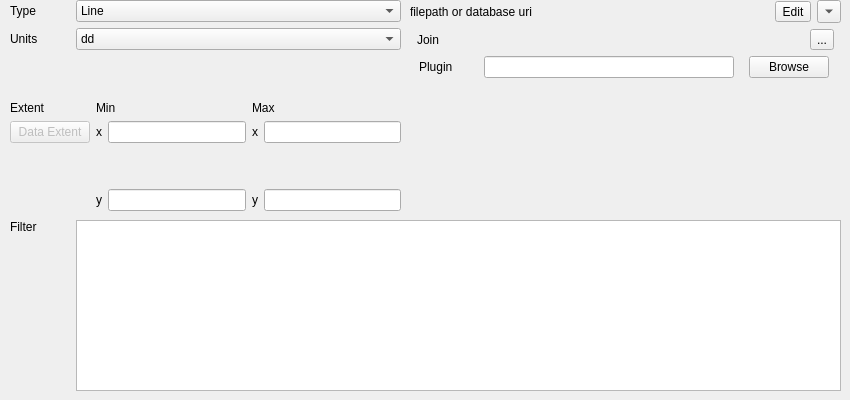
  <widget class="QWidget" name="DatasourceTab">
   <property name="enabled">
    <bool>true</bool>
   </property>
   <attribute name="title">
    <string>Data Source</string>
   </attribute>
   <widget class="QWidget" name="verticalLayoutWidget">
    <property name="geometry">
     <rect>
      <x>10</x>
      <y>0</y>
      <width>391</width>
      <height>221</height>
     </rect>
    </property>
    <layout class="QVBoxLayout" name="verticalLayout">
     <property name="bottomMargin">
      <number>10</number>
     </property>
     <item>
      <layout class="QHBoxLayout" name="horizontalLayout_38">
       <item>
        <widget class="QLabel" name="mf_type_label">
         <property name="minimumSize">
          <size>
           <width>60</width>
           <height>0</height>
          </size>
         </property>
         <property name="maximumSize">
          <size>
           <width>60</width>
           <height>16777215</height>
          </size>
         </property>
         <property name="text">
          <string>Type</string>
         </property>
        </widget>
       </item>
       <item>
        <widget class="QComboBox" name="mf_type_combo">
         <item>
          <property name="text">
           <string comment="line">Line</string>
          </property>
         </item>
         <item>
          <property name="text">
           <string>Point</string>
          </property>
         </item>
         <item>
          <property name="text">
           <string>Polygon</string>
          </property>
         </item>
        </widget>
       </item>
      </layout>
     </item>
     <item>
      <layout class="QHBoxLayout" name="horizontalLayout_39">
       <item>
        <widget class="QLabel" name="mf_units_label">
         <property name="minimumSize">
          <size>
           <width>60</width>
           <height>0</height>
          </size>
         </property>
         <property name="maximumSize">
          <size>
           <width>60</width>
           <height>16777215</height>
          </size>
         </property>
         <property name="text">
          <string>Units</string>
         </property>
        </widget>
       </item>
       <item>
        <widget class="QComboBox" name="mf_units_combo">
         <item>
          <property name="text">
           <string>dd</string>
          </property>
         </item>
         <item>
          <property name="text">
           <string>feet</string>
          </property>
         </item>
         <item>
          <property name="text">
           <string>inches</string>
          </property>
         </item>
         <item>
          <property name="text">
           <string>kilometers</string>
          </property>
         </item>
         <item>
          <property name="text">
           <string>meters</string>
          </property>
         </item>
         <item>
          <property name="text">
           <string>miles</string>
          </property>
         </item>
         <item>
          <property name="text">
           <string>nauticalmiles</string>
          </property>
         </item>
         <item>
          <property name="text">
           <string>percentages</string>
          </property>
         </item>
         <item>
          <property name="text">
           <string>pixels</string>
          </property>
         </item>
        </widget>
       </item>
      </layout>
     </item>
     <item>
      <spacer name="verticalSpacer_2">
       <property name="orientation">
        <enum>Qt::Vertical</enum>
       </property>
       <property name="sizeHint" stdset="0">
        <size>
         <width>20</width>
         <height>40</height>
        </size>
       </property>
      </spacer>
     </item>
     <item>
      <layout class="QHBoxLayout" name="extentLayout">
       <item>
        <layout class="QVBoxLayout" name="verticalLayout_13">
         <item>
          <widget class="QLabel" name="mf_extent_abel">
           <property name="minimumSize">
            <size>
             <width>60</width>
             <height>0</height>
            </size>
           </property>
           <property name="maximumSize">
            <size>
             <width>60</width>
             <height>16777215</height>
            </size>
           </property>
           <property name="text">
            <string>Extent</string>
           </property>
           <property name="alignment">
            <set>Qt::AlignLeading|Qt::AlignLeft|Qt::AlignTop</set>
           </property>
          </widget>
         </item>
         <item>
          <widget class="QPushButton" name="mf_dataExtent_button">
           <property name="enabled">
            <bool>false</bool>
           </property>
           <property name="text">
            <string>Data Extent</string>
           </property>
          </widget>
         </item>
         <item>
          <spacer name="verticalSpacer_3">
           <property name="orientation">
            <enum>Qt::Vertical</enum>
           </property>
           <property name="sizeHint" stdset="0">
            <size>
             <width>20</width>
             <height>40</height>
            </size>
           </property>
          </spacer>
         </item>
        </layout>
       </item>
       <item>
        <layout class="QVBoxLayout" name="verticalLayout_2">
         <item>
          <widget class="QLabel" name="mf_extentMin_label">
           <property name="text">
            <string>Min</string>
           </property>
          </widget>
         </item>
         <item>
          <layout class="QHBoxLayout" name="horizontalLayout_47">
           <item>
            <widget class="QLabel" name="mf_x_min_label">
             <property name="text">
              <string>x</string>
             </property>
            </widget>
           </item>
           <item>
            <widget class="QLineEdit" name="mf_extent_minx"/>
           </item>
          </layout>
         </item>
         <item>
          <spacer name="verticalSpacer_4">
           <property name="orientation">
            <enum>Qt::Vertical</enum>
           </property>
           <property name="sizeHint" stdset="0">
            <size>
             <width>20</width>
             <height>40</height>
            </size>
           </property>
          </spacer>
         </item>
         <item>
          <layout class="QHBoxLayout" name="horizontalLayout_48">
           <item>
            <widget class="QLabel" name="mf_y_min_label">
             <property name="text">
              <string>y</string>
             </property>
            </widget>
           </item>
           <item>
            <widget class="QLineEdit" name="mf_extent_miny"/>
           </item>
          </layout>
         </item>
        </layout>
       </item>
       <item>
        <layout class="QVBoxLayout" name="verticalLayout_3">
         <item>
          <widget class="QLabel" name="mf_extentMax_label">
           <property name="text">
            <string>Max</string>
           </property>
          </widget>
         </item>
         <item>
          <layout class="QHBoxLayout" name="horizontalLayout_49">
           <item>
            <widget class="QLabel" name="mf_x_max_label">
             <property name="text">
              <string>x</string>
             </property>
            </widget>
           </item>
           <item>
            <widget class="QLineEdit" name="mf_extent_maxx"/>
           </item>
          </layout>
         </item>
         <item>
          <spacer name="verticalSpacer_5">
           <property name="orientation">
            <enum>Qt::Vertical</enum>
           </property>
           <property name="sizeHint" stdset="0">
            <size>
             <width>20</width>
             <height>40</height>
            </size>
           </property>
          </spacer>
         </item>
         <item>
          <layout class="QHBoxLayout" name="horizontalLayout_50">
           <item>
            <widget class="QLabel" name="mf_y_max_label">
             <property name="text">
              <string>y</string>
             </property>
            </widget>
           </item>
           <item>
            <widget class="QLineEdit" name="mf_extent_maxy"/>
           </item>
          </layout>
         </item>
        </layout>
       </item>
      </layout>
     </item>
    </layout>
   </widget>
   <widget class="QWidget" name="horizontalLayoutWidget_6">
    <property name="geometry">
     <rect>
      <x>10</x>
      <y>220</y>
      <width>831</width>
      <height>171</height>
     </rect>
    </property>
    <layout class="QHBoxLayout" name="filterLayout">
     <item>
      <widget class="QLabel" name="mf_filter_label">
       <property name="minimumSize">
        <size>
         <width>60</width>
         <height>0</height>
        </size>
       </property>
       <property name="maximumSize">
        <size>
         <width>60</width>
         <height>16777215</height>
        </size>
       </property>
       <property name="text">
        <string>Filter</string>
       </property>
       <property name="alignment">
        <set>Qt::AlignLeading|Qt::AlignLeft|Qt::AlignTop</set>
       </property>
      </widget>
     </item>
     <item>
      <widget class="QTextEdit" name="mf_filter_edit">
       <property name="enabled">
        <bool>true</bool>
       </property>
      </widget>
     </item>
    </layout>
   </widget>
   <widget class="QWidget" name="verticalLayoutWidget_6">
    <property name="geometry">
     <rect>
      <x>410</x>
      <y>0</y>
      <width>431</width>
      <height>222</height>
     </rect>
    </property>
    <layout class="QVBoxLayout" name="verticalLayout_14">
     <property name="sizeConstraint">
      <enum>QLayout::SetMaximumSize</enum>
     </property>
     <item>
      <layout class="QHBoxLayout" name="datasourceLayout">
       <item>
        <widget class="QLabel" name="layer_adddata_label">
         <property name="minimumSize">
          <size>
           <width>380</width>
           <height>0</height>
          </size>
         </property>
         <property name="maximumSize">
          <size>
           <width>380</width>
           <height>16777215</height>
          </size>
         </property>
         <property name="text">
          <string>filepath or database uri</string>
         </property>
        </widget>
       </item>
       <item>
        <widget class="QToolButton" name="layer_editdata_button">
         <property name="text">
          <string>Edit</string>
         </property>
        </widget>
       </item>
       <item>
        <widget class="QToolButton" name="layer_adddata_button">
         <property name="text">
          <string>Add</string>
         </property>
         <property name="arrowType">
          <enum>Qt::DownArrow</enum>
         </property>
        </widget>
       </item>
      </layout>
     </item>
     <item>
      <layout class="QHBoxLayout" name="joinLayout">
       <item>
        <widget class="QLabel" name="mf_Join_label">
         <property name="minimumSize">
          <size>
           <width>380</width>
           <height>0</height>
          </size>
         </property>
         <property name="maximumSize">
          <size>
           <width>380</width>
           <height>16777215</height>
          </size>
         </property>
         <property name="text">
          <string>Join</string>
         </property>
        </widget>
       </item>
       <item>
        <widget class="QToolButton" name="layer_join_tool">
         <property name="enabled">
          <bool>true</bool>
         </property>
         <property name="text">
          <string>...</string>
         </property>
         <property name="icon">
          <iconset resource="resources.qrc">
           <normaloff>:/ui/images/icons/document-import.png</normaloff>:/ui/images/icons/document-import.png</iconset>
         </property>
        </widget>
       </item>
      </layout>
     </item>
     <item>
      <layout class="QHBoxLayout" name="pluginLayout">
       <item>
        <widget class="QLabel" name="mf_plugin_label">
         <property name="minimumSize">
          <size>
           <width>50</width>
           <height>0</height>
          </size>
         </property>
         <property name="maximumSize">
          <size>
           <width>50</width>
           <height>16777215</height>
          </size>
         </property>
         <property name="text">
          <string>Plugin</string>
         </property>
        </widget>
       </item>
       <item>
        <widget class="QLineEdit" name="mf_plugin_edit">
         <property name="enabled">
          <bool>true</bool>
         </property>
         <property name="minimumSize">
          <size>
           <width>250</width>
           <height>0</height>
          </size>
         </property>
         <property name="maximumSize">
          <size>
           <width>250</width>
           <height>16777215</height>
          </size>
         </property>
        </widget>
       </item>
       <item>
        <widget class="QPushButton" name="mf_browse_Button">
         <property name="enabled">
          <bool>true</bool>
         </property>
         <property name="minimumSize">
          <size>
           <width>80</width>
           <height>0</height>
          </size>
         </property>
         <property name="maximumSize">
          <size>
           <width>80</width>
           <height>16777215</height>
          </size>
         </property>
         <property name="text">
          <string>Browse</string>
         </property>
        </widget>
       </item>
      </layout>
     </item>
     <item>
      <layout class="QHBoxLayout" name="projectionLayout"/>
     </item>
     <item>
      <spacer name="verticalSpacer">
       <property name="orientation">
        <enum>Qt::Vertical</enum>
       </property>
       <property name="sizeHint" stdset="0">
        <size>
         <width>20</width>
         <height>40</height>
        </size>
       </property>
      </spacer>
     </item>
    </layout>
   </widget>
  </widget>
